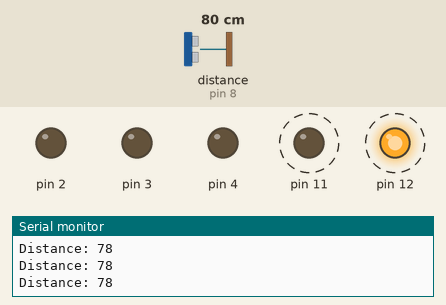
This sketch was run on a simulated Arduino Uno, built with avr-gcc and run on an emulated ATmega328P. Shown: output pins drawn as LEDs (lit = HIGH), the last lines printed to the serial monitor. Wiring (inferred from the names in the program): ultrasonic range finder: trigger pin 9; echo pin 8. Dashed ring = blinking. Inputs (shaded band) come from the test bench; at power-on: distance to the obstacle (sensor on pin 8) 80 cm. The echo pulse lasts 58.3 µs per cm; pins used as bus, display or sensor lines are not drawn.

Above: at 1.2 s.
1.3 s: distance to the obstacle (sensor on pin 8) set to 34 cm
4.3 s: distance to the obstacle (sensor on pin 8) set to 28 cm
At 5.7 s:
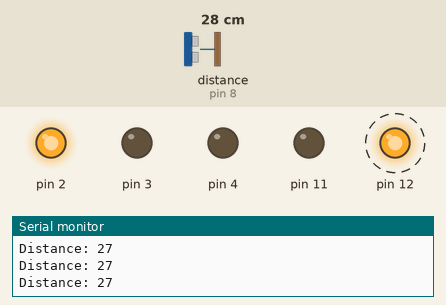
7.3 s: distance to the obstacle (sensor on pin 8) set to 23 cm
At 9.7 s:
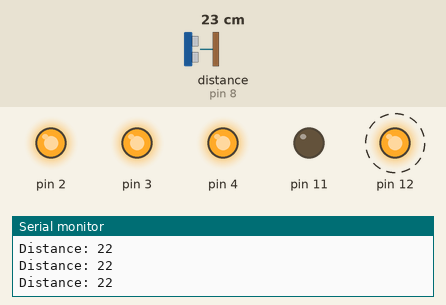
10.3 s: distance to the obstacle (sensor on pin 8) set to 35 cm
At 10.8 s:
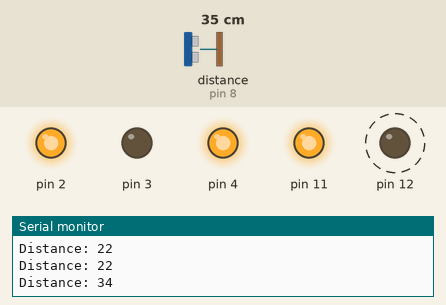
13.3 s: distance to the obstacle (sensor on pin 8) set to 2 cm
At 14.42 s:
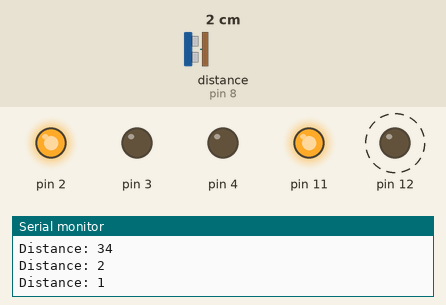
16.3 s: distance to the obstacle (sensor on pin 8) set to 60 cm
At 18.38 s:
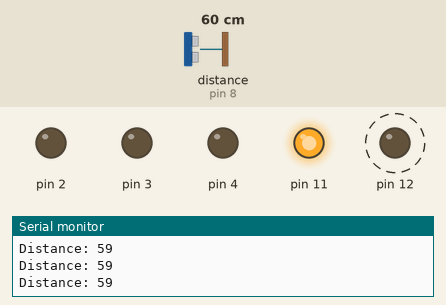
Timing chart, 0 to 20.3 s (numbered marks = the images above; inputs shaded):
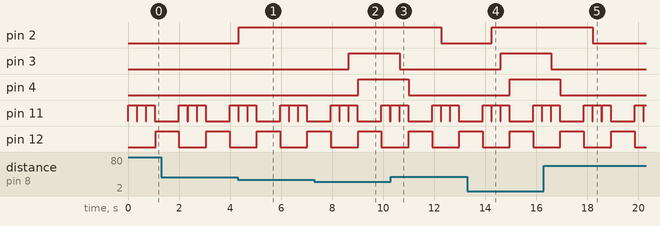

The sketch:

arduino.ino
```cpp
int trigPin = 9;
int echoPin = 8;
int mtp1 = 11;
int mtp2 = 12;
long duration;
int distance;

void setup() {
  Serial.begin(91200);
  pinMode(trigPin, OUTPUT);
  pinMode(echoPin, INPUT);
  pinMode(11, OUTPUT);
  pinMode(12, OUTPUT);
  pinMode(1, OUTPUT);
  pinMode(2, OUTPUT);
  pinMode(3, OUTPUT);
  pinMode(4, OUTPUT);
  digitalWrite(trigPin, LOW);
  digitalWrite(11, LOW);
  digitalWrite(12, LOW);
}

void loop() {
  digitalWrite(trigPin, HIGH);
  delayMicroseconds(10);
  digitalWrite(trigPin, LOW);
  duration = pulseIn(echoPin, HIGH);
  distance= duration*0.034/2;
  Serial.print("Distance: ");
  Serial.println(distance);
  if (distance < 25){digitalWrite(1, HIGH);}
  else{digitalWrite(1, LOW);}
  digitalWrite(11, HIGH);
  delay(333);
  digitalWrite(11, LOW);
  delay(20);
  digitalWrite(trigPin, HIGH);
  delayMicroseconds(10);
  digitalWrite(trigPin, LOW);
  duration = pulseIn(echoPin, HIGH);
  distance= duration*0.034/2;
  Serial.print("Distance: ");
  Serial.println(distance);
  if (distance < 30){digitalWrite(2, HIGH);}
  else{digitalWrite(2, LOW);}
  digitalWrite(11, HIGH);
  delay(333);
  digitalWrite(11, LOW);
  delay(20);
  digitalWrite(trigPin, HIGH);
  delayMicroseconds(10);
  digitalWrite(trigPin, LOW);
  duration = pulseIn(echoPin, HIGH);
  distance= duration*0.034/2;
  Serial.print("Distance: ");
  Serial.println(distance);
  if (distance < 25){digitalWrite(3, HIGH);}
  else{digitalWrite(3, LOW);}
  digitalWrite(11, HIGH);
  delay(333);
  digitalWrite(11, LOW);
  delay(20);
  digitalWrite(trigPin, HIGH);
  delayMicroseconds(10);
  digitalWrite(trigPin, LOW);
  duration = pulseIn(echoPin, HIGH);
  distance= duration*0.034/2;
  Serial.print("Distance: ");
  Serial.println(distance);
  if (distance < 25){digitalWrite(4, HIGH);}
  else{digitalWrite(4, LOW);}
  digitalWrite(12, HIGH);
  delay(915);
  digitalWrite(12, LOW);
}
```

Measured:
- the behaviour switches between 31 and 30 cm on distance to the obstacle (sensor on pin 8) (found by bisection; images 0 and 1)
- the behaviour switches between 26 and 25 cm on distance to the obstacle (sensor on pin 8) (found by bisection; images 1 and 2)
- after the input at 4.3 s, pin 2: LOW → HIGH at once
- after the input at 7.3 s, pin 3: LOW → HIGH after 1.4 s; pin 4: LOW → HIGH after 1.7 s
- after the input at 10.3 s, pin 2: HIGH → LOW after 2.0 s; pin 3: HIGH → LOW after 0.34 s; pin 4: HIGH → LOW after 0.70 s
- after the input at 13.3 s, pin 2: LOW → HIGH after 0.95 s; pin 3: LOW → HIGH after 1.3 s; pin 4: LOW → HIGH after 1.7 s
- after the input at 16.3 s, pin 2: HIGH → LOW after 1.9 s; pin 3: HIGH → LOW after 0.29 s; pin 4: HIGH → LOW after 0.65 s
- by itself, pin 12: alternates HIGH for 0.92 s and LOW for 1.1 s
